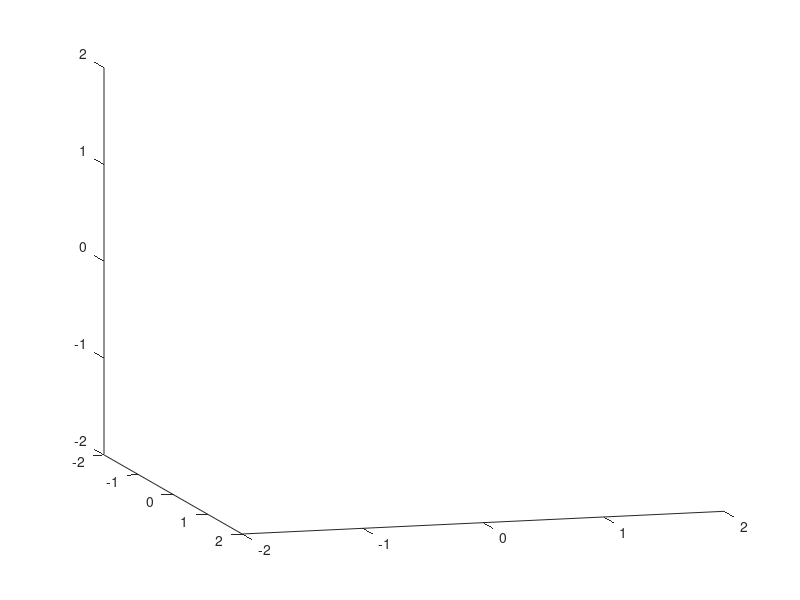

Reproduce this figure in MATLAB. (Note: this script raises an error after producing the figure.)
clc
clear
close all
theta = linspace(0, 2*pi - 2*pi/ 16, 16);
points = [cos(theta)' sin(theta)' zeros(16, 1)]*2;
points = [points; 0 0 0];
edges = [1 : 16; 2 : 16, 1]';
faces = {{1, 2}, {2, 3},{3, 4}, {4, 5}, {5, 6}, {6, 7}, {7, 8}, {8,9}, ...
    {9,10}, {10, 11}, {11, 12}, {12, 13}, {13, 14},...
    {14, 15}, {15, 16}, {16, 1}}; %points index for faces
creases = [ones(1, 16) * 17; 1:16]'; %points index for creases
rhoT = [-pi, 3*pi/4, -pi, 3*pi/4, -pi, 3*pi/4, -pi, 3*pi/4, -pi, ...
    3*pi/4, -pi, 3*pi/4, -pi, 3*pi/4, -pi, 3*pi/4];
xlim([-2 2])
ylim([-2 2])
zlim([-2 2])
view([74 12])
rho_series = folding_opt(points, edges, creases, faces, rhoT, 800, 'test3.gif');

figure(2)
plot(rho_series(rho_series(:,1) ~= 0, :), '-')
axis tight
ax = gca;
set(gca, 'Ytick', [-3/2*pi -pi -pi/2 0 pi/2 pi 3/2*pi]);
set(gca, 'YTickLabel', {'-3/2\pi','-\pi','-\pi/2','0','\pi/2','\pi','3/2\pi'});
ylim([-pi pi]*1.2)